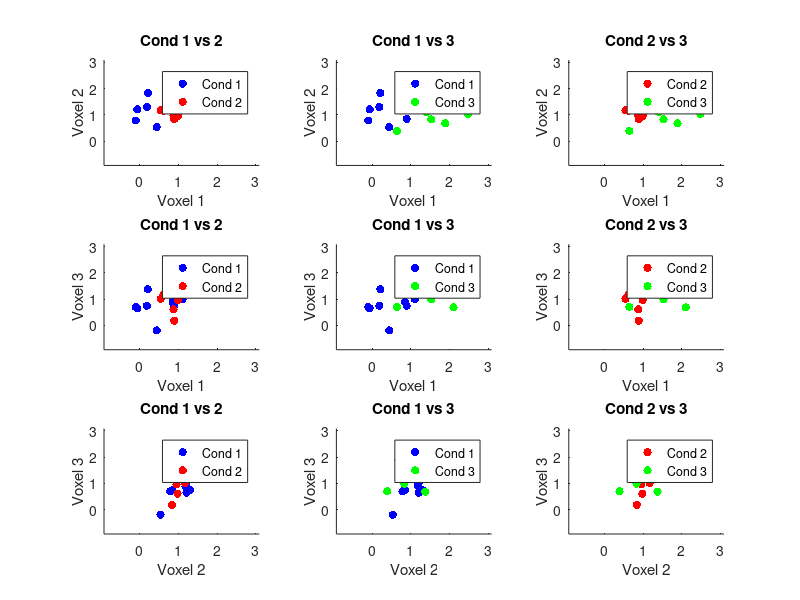
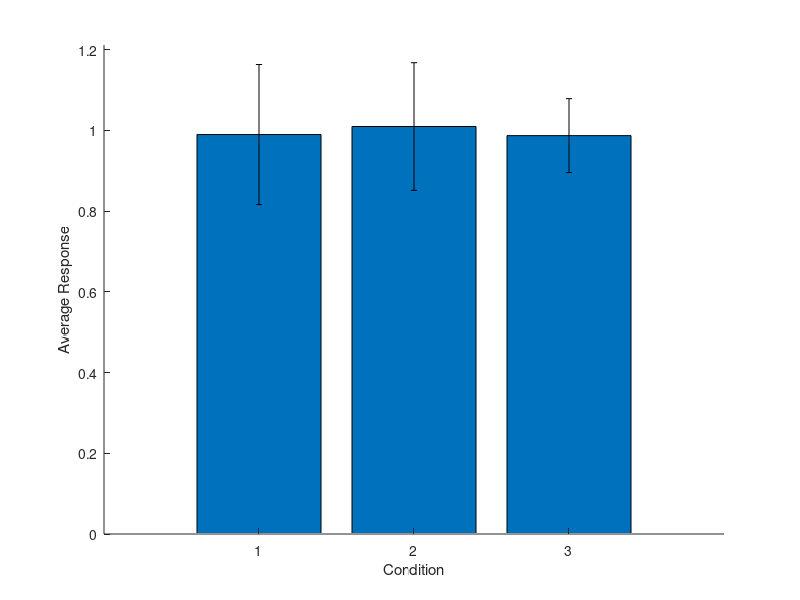
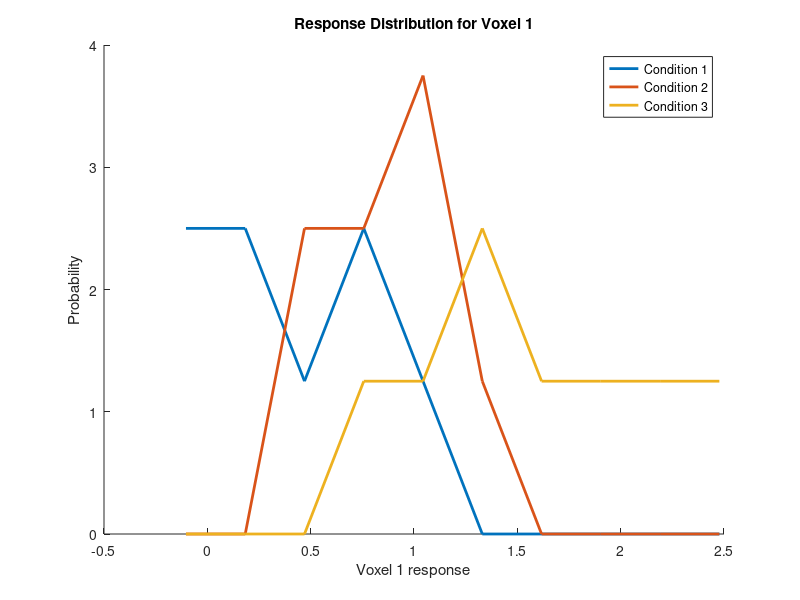
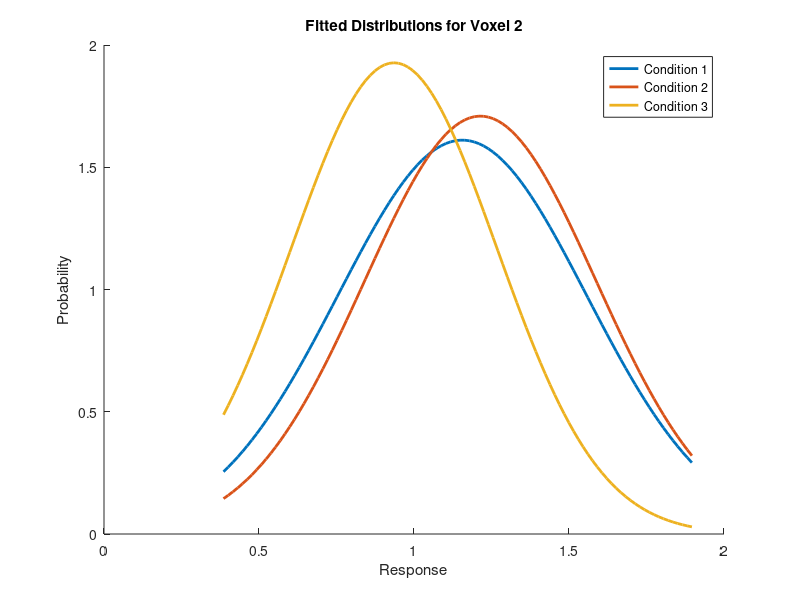

Recreate these plots in MATLAB, in order. (Note: this script raises an error after producing the figures.)
%% fMRI Classification Tutorial
% This tutorial demonstrates how to analyze fMRI data using classification techniques
% It shows how patterns of brain activity can be used to distinguish between different experimental conditions

%% Overview
% This tutorial walks through the process of analyzing fMRI data using classification techniques.
% We'll start with simulated data and gradually build up to more complex analyses.
%
%% 1. Introduction
% fMRI data measures brain activity across many small brain regions (voxels)
% We'll see how to use patterns of activity to tell different experimental conditions apart
%
% Instead of looking at each voxel separately, we'll combine them to get better results
% This tutorial will show:
% 1. Why single voxels aren't great at telling conditions apart
% 2. How combining voxels improves classification
% 3. How to check if our results are meaningful

%% 2. Setting Up the Simulation
% Clear any existing variables and figures
clear all
close all

% Set parameters for our simulated data:
numVoxels = 50;        % Number of voxels we're measuring
expDuration = 8;       % Number of times we repeat the experiment (runs)
numConditions = 3;     % Number of different experimental conditions
meanResponse = 1;      % Average response level
noiseLevel = 0.5;      % Amount of random variation in the measurements

%% 3. Generating Simulated Data
% 3.1 Create Basic Activity Patterns
% Create the basic activity patterns for each condition
% Each condition gets its own unique pattern across voxels
conditionPatterns = meanResponse + rand(numVoxels,numConditions) -0.5;

% 3.2 Add Noise to Simulate Real Data
% Add noise to make it more realistic
% Data is organized as: runs × voxels × conditions
datafMRI = zeros(expDuration,numVoxels,numConditions);
for runIdx = 1:expDuration
    datafMRI(runIdx,:,:) = conditionPatterns + randn(numVoxels,numConditions)*noiseLevel;
end

%% 4. Visualizing the Data
% 4.1 Activity Patterns Across All Conditions
% Show the activity patterns for all conditions
% Each subplot shows one condition's pattern across voxels and runs
figure(1); clf;  % Create a new figure and clear any existing plots
for condIdx = 1:numConditions
    subplot(1, numConditions, condIdx);  % Make a subplot for each condition
    imagesc(datafMRI(:,:,condIdx),[min(datafMRI(:)) max(datafMRI(:))]);  % Show the activity pattern
    xlabel('Voxel');  % Label the x-axis
    ylabel('Run');    % Label the y-axis
    title(sprintf('Condition %d', condIdx));  % Title for this subplot
    colormap(gray);   % Use grayscale colors
    colorbar;         % Show the color scale
end

% 4.2 Average Activity Across Conditions
% Show average activity across all voxels
% This helps us see if conditions are different on average
figure(2); clf;
meanResponses = squeeze(mean(mean(datafMRI,1),2));  % Calculate mean for each condition
responseVariability = squeeze(std(mean(datafMRI,2)));  % Calculate how much responses vary
bar(meanResponses); hold on;  % Make a bar plot of the means
h = errorbar(1:numConditions,meanResponses,2*responseVariability,2*responseVariability,'k');  % Add error bars
set(h,'LineStyle','none');  % Make error bars solid
ylim([0 max(meanResponses)*1.2]);  % Set y-axis limits
xlabel('Condition');  % Label x-axis
ylabel('Average Response');  % Label y-axis
box off;  % Remove the box around the plot
xlim([0 numConditions+1]);  % Set x-axis limits

%% 5. Analyzing Single Voxel Responses
% 5.1 Response Distribution for a Single Voxel
% Look at how responses vary for a single voxel
% This helps us see if we can tell conditions apart using just one voxel
binWidth = 10;  % How many bins to use in the histogram

whichVoxel = 1;  % Which voxel to look at (try changing this number)

figure(3); clf;  % Create a new figure
val = datafMRI(:,whichVoxel,:);  % Get all responses for this voxel
val = val(:);  % Flatten into a single list
minValue = min(val);  % Find the smallest response
maxValue = max(val);  % Find the largest response
binEdges = linspace(minValue,maxValue,binWidth);  % Create evenly spaced bins

% Plot histogram for each condition
for condIdx = 1:numConditions
    histCondition = hist(datafMRI(:,whichVoxel,condIdx),binEdges);  % Count responses in each bin
    plot(binEdges,histCondition/sum(histCondition*1/binWidth),'LineWidth',2);  % Plot the histogram
    hold on;  % Keep the plot for adding more lines
end
hold off;  % Stop adding to the plot
xlabel(sprintf('Voxel %g response',whichVoxel));  % Label x-axis
ylabel('Probability');  % Label y-axis
box off;  % Remove the box around the plot
title(sprintf('Response Distribution for Voxel %g',whichVoxel));  % Add title
legend(arrayfun(@(x) sprintf('Condition %d', x), 1:numConditions, 'UniformOutput', false));  % Add legend

% 5.2 Fitting Normal Distributions
% Fit normal distributions to the response patterns
% This helps us understand how well we can tell conditions apart
numBinsForFit = 100;  % How many points to use for the fitted curve

whichVoxel = 2;  % Which voxel to look at (try changing this number)

figure(4); clf;  % Create a new figure
val = datafMRI(:,whichVoxel,:);  % Get all responses for this voxel
val = val(:);  % Flatten into a single list
minValue = min(val);  % Find the smallest response
maxValue = max(val);  % Find the largest response
xValues = linspace(minValue,maxValue,numBinsForFit);  % Create evenly spaced x-values

% Calculate and plot the fitted curves for each condition
for condIdx = 1:numConditions
    meanCondition = mean(datafMRI(1:expDuration-1,whichVoxel,condIdx));  % Calculate mean response
    stdCondition = std(datafMRI(1:expDuration-1,whichVoxel,condIdx));  % Calculate standard deviation
    fittedCondition = normpdf(xValues,meanCondition,stdCondition);  % Calculate the normal distribution
    
    plot(xValues,fittedCondition/sum(fittedCondition*1/numBinsForFit),'LineWidth',2);  % Plot the fitted curve
    hold on;  % Keep the plot for adding more lines
end
hold off;  % Stop adding to the plot
box off;  % Remove the box around the plot
title(sprintf('Fitted Distributions for Voxel %g',whichVoxel));  % Add title
xlabel('Response');  % Label x-axis
ylabel('Probability');  % Label y-axis
legend(arrayfun(@(x) sprintf('Condition %d', x), 1:numConditions, 'UniformOutput', false));  % Add legend

%% 6. Classification Analysis 
% 6.1 Single Voxel Classification
% Now we'll implement a simple classifier to distinguish between conditions
% using a single voxel's response pattern. We'll use a probabilistic approach
% where we estimate the likelihood of observing a particular response given
% each condition. 
% 1. Model each condition's response distribution (using mean and standard deviation)
% 2. For a new test response, calculate which condition's distribution it most likely belongs to
% 3. Assign the test response to the condition with highest probability

whichVoxel = 1; % try change this number to look at different voxels

% Use leave-one-run-out cross-validation to test classification accuracy
correctClassifications = 0;
totalTests = 0;

for testRun = 1:expDuration
    % Use all other runs for training
    trainingRuns = setdiff(1:expDuration, testRun);
    
    % Calculate mean and std for each condition using training data
    trainMeans = zeros(1, numConditions);
    trainStds = zeros(1, numConditions);
    for condIdx = 1:numConditions
        trainMeans(condIdx) = mean(datafMRI(trainingRuns, whichVoxel, condIdx)); % Calculate mean response for each condition
        trainStds(condIdx) = std(datafMRI(trainingRuns, whichVoxel, condIdx)); % Calculate standard deviation for each condition
    end
    
    % Test on left-out run
    for condIdx = 1:numConditions
        testResponse = datafMRI(testRun, whichVoxel, condIdx); % Get the response for the left-out run
        
        % Calculate probability under each condition's distribution
        probs = zeros(1, numConditions);
        for c = 1:numConditions
            probs(c) = normpdf(testResponse, trainMeans(c), trainStds(c)); % Calculate probability of test response under each condition's distribution
        end
        
        % Classify based on highest probability
        [~, predictedCond] = max(probs); % Assign the test response to the condition with highest probability
        
        % Check if classification was correct
        if predictedCond == condIdx % If the predicted condition matches the true condition
            correctClassifications = correctClassifications + 1;  % Increment the number of correct classifications
        end
        totalTests = totalTests + 1; % Increment the total number of tests
    end
end

% Calculate and report classification accuracy
accuracy = correctClassifications / totalTests; % Calculate the accuracy
fprintf('Voxel %i classification accuracy: %.2f%%\n', whichVoxel, accuracy * 100); % Print the accuracy

%% 7. Multi-Voxel Analysis

%%
% Now let's try adding a second voxel

whichVoxel1 = 1; % index of first voxel
whichVoxel2 = 2;  % index of second voxel
colors = {'b', 'r', 'g'}; % color for three conditions

figure(1); clf;
% Plot all three conditions as scatter plot for two voxels
for condIdx = 1:numConditions
    scatter(datafMRI(:,whichVoxel1,condIdx), datafMRI(:,whichVoxel2,condIdx), 50, colors{condIdx}, 'filled');
    hold on;
end
hold off;

% Add labels and title
xlabel(sprintf('Voxel %d Response', whichVoxel1));
ylabel(sprintf('Voxel %d Response', whichVoxel2));
title('Response Patterns Across Two Voxels');
legend('Condition 1', 'Condition 2', 'Condition 3');
box off;
grid on;

%%
% Now let's try adding a third voxel

whichVoxel1 = 1; % index of first voxel
whichVoxel2 = 2; % index of second voxel
whichVoxel3 = 3; % index of third voxel

figure(1); clf;
% Plot all three conditions as 3D scatter plot
for condIdx = 1:numConditions
    scatter3(datafMRI(:,whichVoxel1,condIdx), datafMRI(:,whichVoxel2,condIdx), ...
        datafMRI(:,whichVoxel3,condIdx), 80, colors{condIdx}, 'filled');
    hold on;
end
hold off;

% Add labels and title
xlabel(sprintf('Voxel %d Response', whichVoxel1));
ylabel(sprintf('Voxel %d Response', whichVoxel2));
zlabel(sprintf('Voxel %d Response', whichVoxel3));
title('Response Patterns Across Three Voxels');
legend('Condition 1', 'Condition 2', 'Condition 3');
box off;

%%

voxelPairs = [1 2; 1 3; 2 3];
conditionPairs = [1 2; 1 3; 2 3];

figure(1); clf;

% Create 3x3 subplot layout
for row = 1:3  % For each voxel pair
    voxel1 = voxelPairs(row,1);
    voxel2 = voxelPairs(row,2);
    
    for col = 1:3  % For each condition pair
        cond1 = conditionPairs(col,1);
        cond2 = conditionPairs(col,2);
        
        subplot(3,3,(row-1)*3 + col);
        
        % Plot scatter for first condition
        scatter(datafMRI(:,voxel1,cond1), datafMRI(:,voxel2,cond1), colors{cond1}, 'filled');
        hold on;
        % Plot scatter for second condition
        scatter(datafMRI(:,voxel1,cond2), datafMRI(:,voxel2,cond2), colors{cond2}, 'filled');
        hold off;
        
        % Set consistent axis limits across all subplots
        xlim([min(datafMRI(:)) max(datafMRI(:))]);
        ylim([min(datafMRI(:)) max(datafMRI(:))]);
        
        % Add labels and title
        xlabel(sprintf('Voxel %g', voxel1));
        ylabel(sprintf('Voxel %g', voxel2));
        title(sprintf('Cond %g vs %g', cond1, cond2));
        box off;
        
        % Add legend
        legend(sprintf('Cond %g', cond1), sprintf('Cond %g', cond2));
    end
end


%%
% Now perform classification using all voxels together
% Create labels for each condition and run
conditionLabels = repmat(1:numConditions,[expDuration 1]);

% Split data into training and testing sets
numFolds = 5;         % Number of cross-validation folds
cv = cvpartition(1:expDuration,'Kfold',numFolds);

% Initialize confusion matrix to store results
confusionMatrix = zeros(numConditions,numConditions,cv.NumTestSets);

% Perform cross-validated classification
for foldIdx = 1:cv.NumTestSets
    % Get indices for training and testing
    trainIdx = cv.training(foldIdx);
    testIdx = cv.test(foldIdx);
    
    % Reshape data for classification
    trainData = reshape(datafMRI(trainIdx,:,:),[cv.TrainSize(foldIdx)*numConditions numVoxels]);
    testData = reshape(datafMRI(testIdx,:,:),[cv.TestSize(foldIdx)*numConditions numVoxels]);
    trainLabels = reshape(conditionLabels(trainIdx,:),[cv.TrainSize(foldIdx)*numConditions 1]);
    testLabels = reshape(conditionLabels(testIdx,:),[cv.TestSize(foldIdx)*numConditions 1]);
    
    % Perform classification
    predictedLabels = classify(testData,trainData,trainLabels,'diagLinear');
    
    % Store results in confusion matrix
    for trueCondition = 1:numConditions
        for predictedCondition = 1:numConditions
            confusionMatrix(trueCondition,predictedCondition,foldIdx) = ...
                sum(testLabels==trueCondition & predictedLabels==predictedCondition);
        end
    end
end

% Calculate average confusion matrix and accuracy
confusionMatrix = sum(confusionMatrix,3)/sum(cv.TestSize);
accuracy = mean(diag(confusionMatrix));

% Plot confusion matrix
figure(1); clf;
imagesc(confusionMatrix,[0 1]);
title(sprintf('Classification Accuracy: %.2f',accuracy));
xlabel('Presented Condition');
ylabel('Predicted Condition');
colorbar;

%%
% Analyze how classification performance changes with number of voxels
% This helps understand how many voxels are needed for good classification

numBootstrap = 10;    % Number of bootstrap samples, adjust this number and see how the figure changes

bootstrapAccuracy = zeros(numVoxels,numBootstrap);
for bootstrapIdx = 1:numBootstrap
    for numVoxelsUsed = 1:numVoxels
        % Randomly select voxels
        randomVoxels = randperm(numVoxels);
        randomVoxels = randomVoxels(1:numVoxelsUsed);
        
        % Perform classification
        [~, bootstrapAccuracy(numVoxelsUsed,bootstrapIdx)] = ...
            crossValClassify(datafMRI(:,randomVoxels,:),conditionLabels,numFolds);
    end
end

% Plot results
figure(1); clf;
plot(1:numVoxels,prctile(bootstrapAccuracy,50,2),'k','LineWidth',4); hold on;

% Can you add the 95% confidence interval around the mean in this plot?









hold on;
set(h,'Color','k');
set(h,'LineStyle',':');
hold off;

ylim([0 1.1]);
xlim([0 numVoxels]);
xlabel('Number of Voxels');
ylabel('Classification Accuracy');
box off;
title('Classification Performance vs. Number of Voxels');


%% What is our chance distribution?

% Test if classification performance is significantly above chance
% We do this by randomly permuting the condition labels

% Can you try to implement this?









%% What happens when we change the Signal to Noise ratio of the data?

% Can you try to make a figure of classification accuracy as a function of
% SNR?










